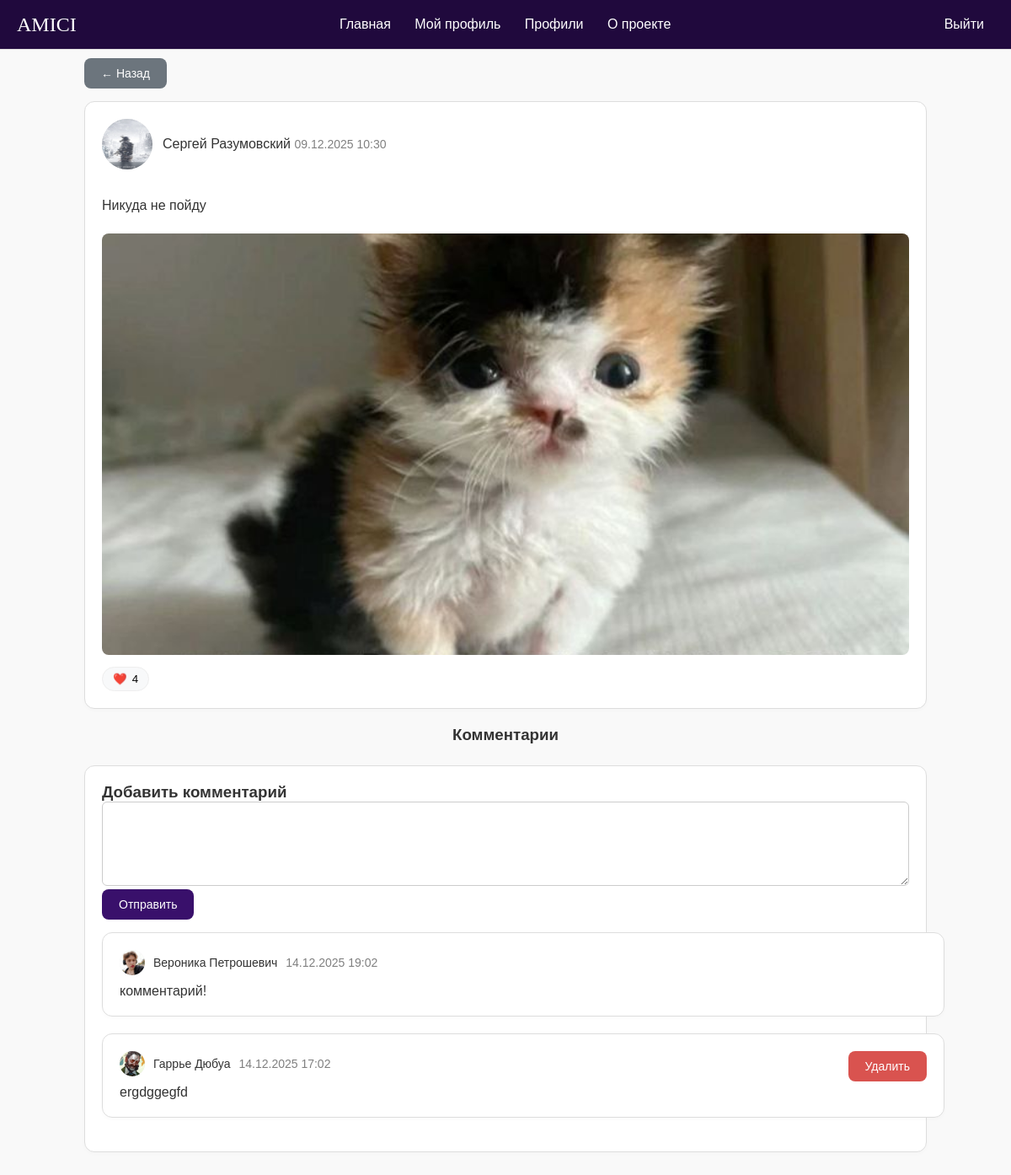
The app's page /blog/8/ (signed in), older data.
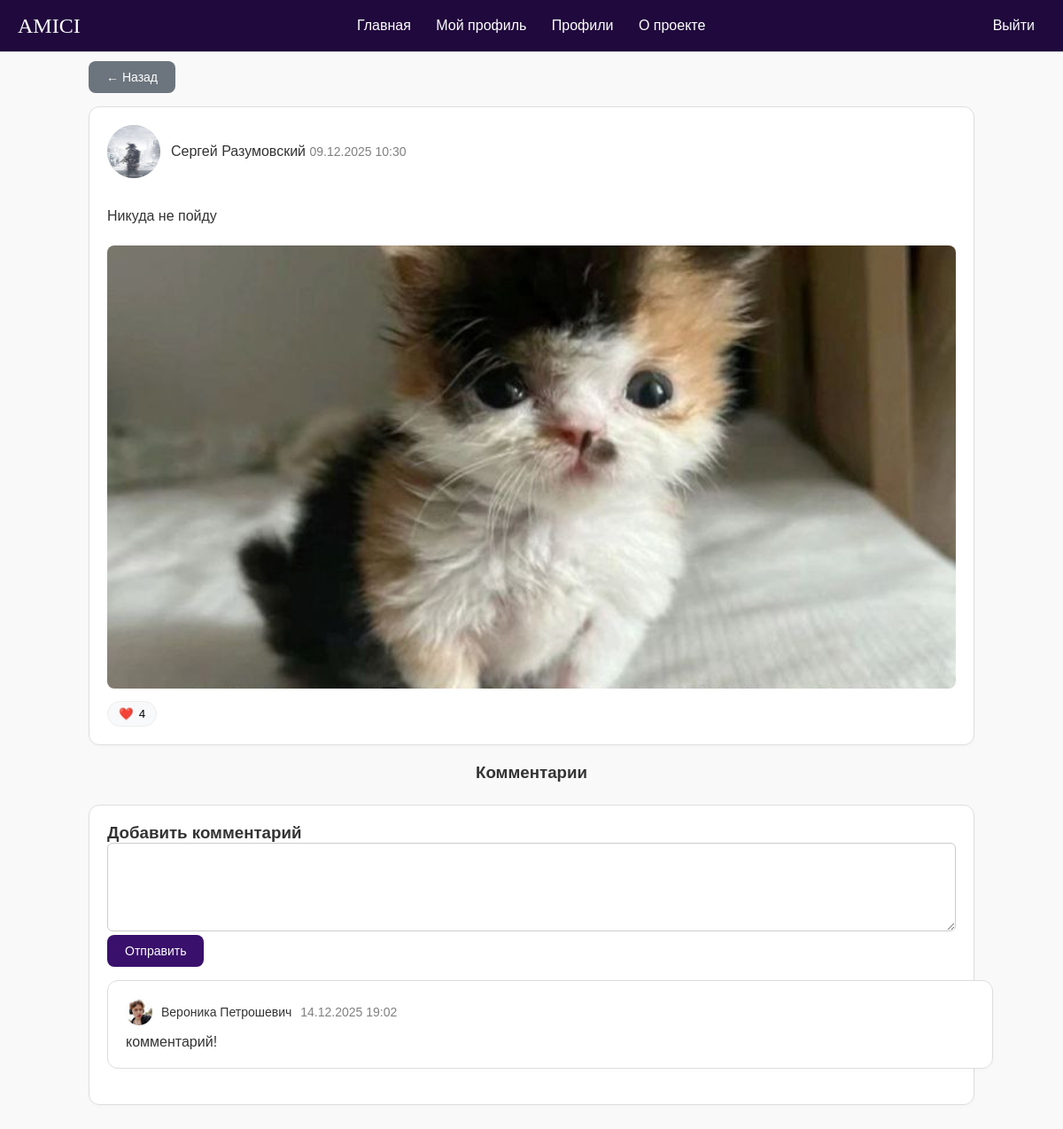
The same page, newer data.
### blog/models.py (models this page shows, shortened)
class BlogActivity(models.Model):
    ACTION_CHOICES = [
        ('like', 'Лайк'),
        ('hide', 'Скрытие'),
        ('comment', 'Комментарий'),
    ]
    blog_entry = models.ForeignKey(BlogEntry, on_delete=models.CASCADE, related_name='activities')
    user = models.ForeignKey('auth.User', on_delete=models.CASCADE, related_name='user_activities')
    action = models.CharField(max_length=10, choices=ACTION_CHOICES, null=True, blank=True)
    comment = models.CharField(max_length=50, null=True, blank=True)
    timestamp = models.DateTimeField(auto_now_add=True)
    class Meta:
        ordering = ['-timestamp']
        verbose_name = 'Активность блога'
        verbose_name_plural = 'Активности блога'

### profiles/models.py (models this page shows, shortened)
class DataUser(models.Model):
    fname = models.CharField('Имя', max_length=50)
    lname = models.CharField('Фамилия', max_length=50)
    phone = models.CharField('Телефон', max_length=20)
    birth_date = models.DateField('Дата рождения', null=True, blank=True)
    gender = models.CharField('Пол', max_length=10)
    about = models.TextField('О себе', max_length=300, blank=True, null=True)
    photo = models.ImageField('Фото', upload_to='photos/', null=True, blank=True)
    created_at = models.DateTimeField('Создано', auto_now_add=True)
    user = models.OneToOneField(settings.AUTH_USER_MODEL, on_delete=models.CASCADE,
                             related_name='profile', null=True, blank=True, verbose_name='user')
    class Meta:
        ordering = ['-created_at']
        verbose_name = 'Данные пользователя'
        verbose_name_plural = 'Данные пользователей'

### blog/views.py (the view, shortened to what this page needs)
# urls.py: path('<int:pk>/', BlogDetailView.as_view(), name='blog-detail'),
class BlogDetailView(DetailView):
    model = BlogEntry
    template_name = 'blog/detail_entry.html'
    context_object_name = 'entry'

### blog/models.py (called while the page is built)
    def is_liked_by(self, user):
        return self.activities.filter(user=user, action='like').exists()

    def likes_count(self):
        return self.activities.filter(action='like').count()

    def comments(self):
        return self.activities.filter(action='comment')

### blog/templatetags/blog_filters.py (called while the page is built)
@register.filter
def is_liked_by(entry, user):
    if isinstance(user, AnonymousUser) or not user.is_authenticated:
        return False
    return entry.is_liked_by(user)

### templates/blog/detail_entry.html (shortened to what this page needs)
{% extends 'base.html' %}
{% block content %}
{% load blog_filters %}
<div class="blog-detail">
  <div class="back-link" >
    <a href="/blog/#{{ entry.id }}" class="secondary-btn" style="margin-bottom: 15px;">← Назад</a>
  </div>
  <div class="post-card" style="animation: slideInUp 0s forwards">
  <div class="post-header">
    <div class="post-header">
      {% if entry.user.profile.photo %}
        <img src="{{ entry.user.profile.photo.url }}" class="avatar" alt="{{ entry.user.profile.fname }} {{ entry.user.profile.lname }}">
      {% else %}
        <div class="avatar placeholder">{{ entry.user.username|slice:":1"|upper }}</div>
      {% endif %}
      <div class="author-info">
        <a href="{% url 'profiles-detail' entry.user.profile.id %}">
          {{ entry.user.profile.fname }} {{ entry.user.profile.lname }}
        </a>
        <span class="post-date">{{ entry.created_at|date:'d.m.Y H:i' }}</span>
      </div>
</div>
    </div>
    <div class="post-content">
      <p>{{ entry.content }}</p>
    {% if entry.image %}
    <div class="post-image">
        <img src="{{ entry.image.url }}" alt="Изображение записи">
    </div>
    {% endif %}
    <div >
        <form method="post" action="{% url 'blog-detail' entry.id %}">
            <button type="submit" name="form_type" value="form1" class="like-btn">
                <span class="heart">{% if entry|is_liked_by:user %}❤️{% else %}🤍{% endif %}</span>
                <span class="count">{{ entry.likes_count }}</span>
            </button>
        </form>
    </div>
</div>
    </div>
 <h3 class="page-title">Комментарии</h3>
  <section id="comments-section" class="comment-card">
   {% if user.is_authenticated %}
      <div class="form-group">
        <h3>Добавить комментарий</h3>
        <form method="post" action="{% url 'blog-detail' entry.id %}">
          <textarea name="comment_text" rows="3" required class="input"></textarea>
          <button type="submit" name="form_type" value="form2" class="primary-btn">Отправить</button>
        </form>
      </div>
    {% else %}
      <p class="page-title">Чтобы оставить комментарий, пожалуйста, <a class="vhod-v-sistemy" href="{% url 'login' %}">войдите в систему</a></p>
    {% endif %}
    {% for comment in entry.comments %}
      <div class="comment-card">
          <div style="display: flex; flex-direction: row; justify-content: space-between;">
          <div style="display: flex; align-items: center; justify-items: left; gap: 10px; margin-bottom: 10px; ">
            {% if comment.user.profile.photo %}
          <img src="{{ comment.user.profile.photo.url }}" class="avatar" style="max-width: 30px; max-height: 30px;" alt="{{ comment.user.profile.fname }} {{ comment.user.profile.lname }}">
        {% else %}
          <div class="avatar placeholder" style="max-width: 30px; max-height: 30px; font-size: 12px;">{{ comment.user.username|slice:":1"|upper }}</div>
        {% endif %}
          <a href="{% url 'profiles-detail' comment.user.profile.id %}" style="font-size: 14px;">
            {{ comment.user.profile.fname }} {{ comment.user.profile.lname }}
          </a>
          <span class="comment-date">{{ comment.timestamp|date:'d.m.Y H:i' }}</span>
          </div>
          {% if comment.user == user or user.is_staff %}
          <form method="post" action="{% url 'blog-detail' entry.id %}" class="delete-comment-form">
            <button type="submit" name="form_type" value="delete_comment" class="danger-btn" onclick="return confirm('Удалить комментарий?');">Удалить</button>
          </form>
          {% endif %}
          </div>
          <p class="comment-text" >{{ comment.comment }}</p>
      </div>
    {% empty %}
      <p>Комментариев нет.</p>
    {% endfor %}
  </section>
</div>
{% endblock %}

Row changes from the older to the newer data that the page shows:
removed BlogActivity: user.profile.photo (picture), user.profile.fname "Гаррье", user.profile.lname "Дюбуа", timestamp "14.12.2025 17:02", comment "ergdggegfd"
